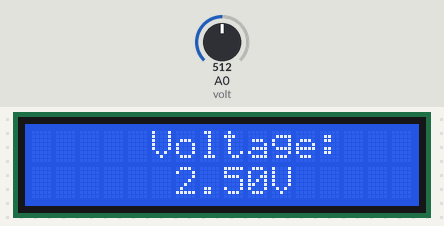
Recording of a sketch running on a simulated Arduino Uno, built with avr-gcc and run on an emulated ATmega328P. Shown: 16×2 character LCD. Inputs (shaded band) come from the test bench; at power-on: A0 (volt) = 512. What the sketch prints to the serial monitor is not drawn.

Above: at 1.2 s.
1.3 s: A0 (volt) set to 716
At 2.8 s:
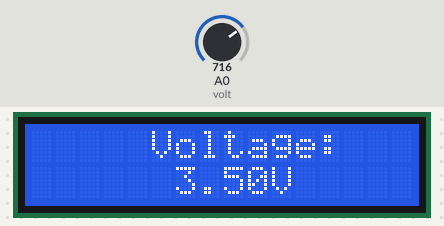
3.1 s: A0 (volt) set to 900
At 3.9 s:
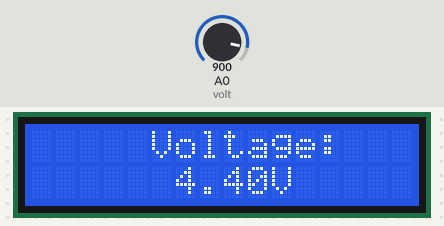
4.6 s: A0 (volt) set to 1023
At 5.0 s:
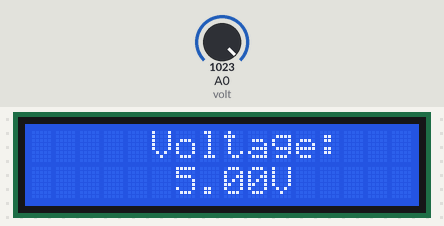
Timing chart, 0 to 7.6 s (numbered marks = the images above; inputs shaded):
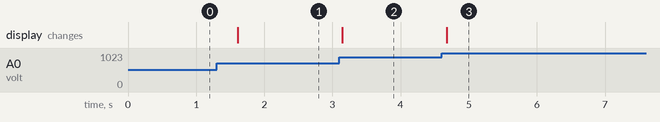

Measured:
- after the input at 1.3 s, the display: changes after 0.31 s (image 1)
- after the input at 3.1 s, the display: changes at once (image 2)
- after the input at 4.6 s, the display: changes after 0.07 s (image 3)

The sketch:

sketch_sep28a.ino
```cpp
#include <Wire.h>
#include <LiquidCrystal_I2C.h>


LiquidCrystal_I2C lcd(0x27,16,2);
int volt = A0;

void setup() {
  Serial.begin(9600);
  unsigned long start = millis();

  // wait 3s for Serial
  while (!Serial && millis() - start < 3000) { }

  lcd.init();
  lcd.backlight();
  lcd.setCursor(5,0);
  lcd.print("Voltage:");
}

void loop() {
  // 10-bit ADC: 0..1023. Use 1023.0 for correct scaling
  float val_raw = analogRead(volt);
  float val = val_raw / 1023 * 5.0;

  Serial.print(val);
  Serial.println("V");

  lcd.setCursor(6,1);
  lcd.print(val);
  lcd.print("V");
  delay(300);
}
```
